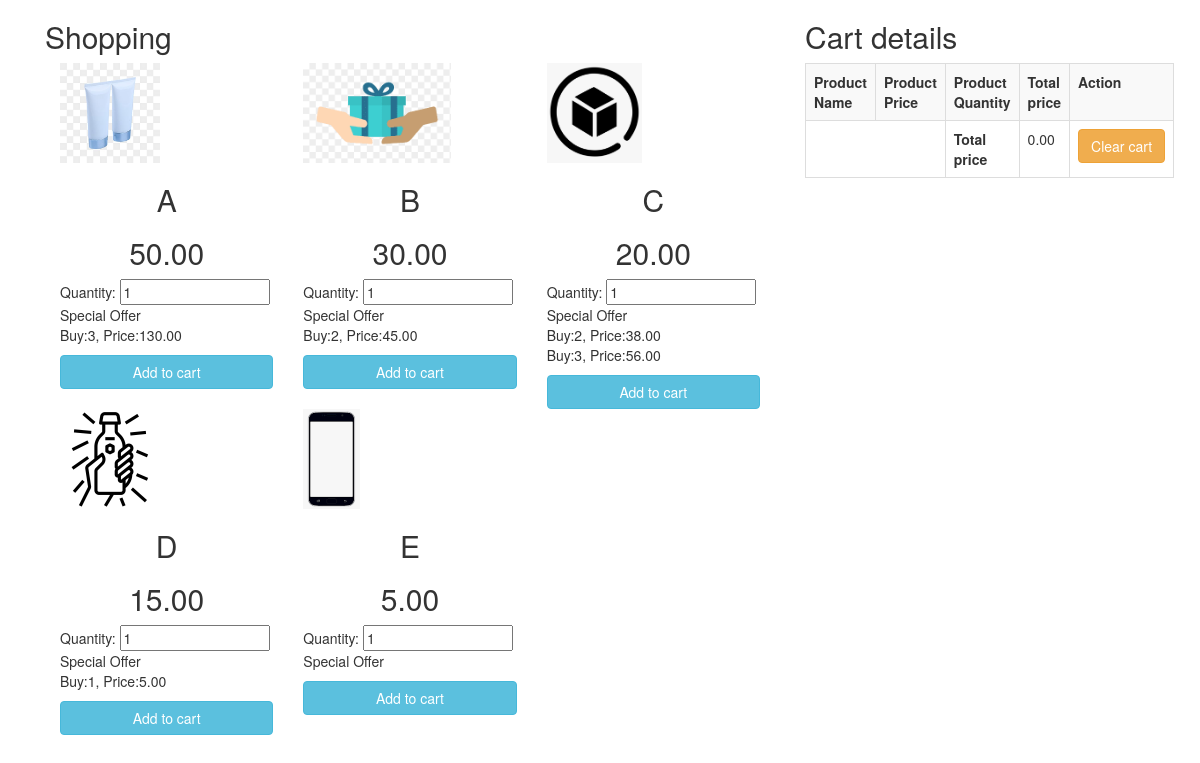
The page / on the database its author committed.
### tables this page shows
CREATE TABLE `products` (
  `id` int(10) NOT NULL AUTO_INCREMENT,
  `item` varchar(25) NOT NULL,
  `unit_price` decimal(10,2) NOT NULL,
  `image` varchar(500) NOT NULL,
  PRIMARY KEY (`id`)
);

CREATE TABLE `special_offers` (
  `id` int(10) NOT NULL AUTO_INCREMENT,
  `product_id` int(10) NOT NULL,
  `unit` int(10) NOT NULL,
  `price` decimal(10,2) NOT NULL,
  `linked_product_price` int(10) DEFAULT NULL,
  `offer_status` enum('0','1') NOT NULL DEFAULT '0',
  PRIMARY KEY (`id`)
);

### config/Database.php (called while the page is built, shortened)
<?php
Class Database
{
	private $host = 'localhost';
	private $db_name = 'checkout';
	private $username = 'root';
	private $password = 'rooT@123';
	public function connect()
	{
		$this->conn = mysqli_connect($this->host,$this->username,$this->password,$this->db_name);
		return $this->conn;
	}
}
?>

### classes/Crud.php (called while the page is built, shortened)
<?php
include './config/Database.php';
Class Crud{
	private $db;
	public function __construct($database){
		$this->db = $database->connect();
	}
	public function getRecord(){
    $response = array();
    $query = 'SELECT p.item, p.unit_price,p.image, p.id FROM products p';
		$resultset = mysqli_query($this->db, $query)
		or die("database error:". mysqli_error($this->db));
		while($rows = mysqli_fetch_assoc($resultset))
		{
			extract($rows);
			$post_item = array(
				'product_id' => $id,
				'title' => $item,
				'unit_price' => $unit_price,
				'image' => $image
			);
			$response['products'][] = $post_item;
		}
		$queryOffer = "select so.product_id, so.unit, so.price, so.linked_product_price, so.offer_status from special_offers as so where so.offer_status = '1'";
		$resultset_offer = mysqli_query($this->db, $queryOffer)
		or die("database error:". mysqli_error($this->db));
		while($rows_offer = mysqli_fetch_assoc($resultset_offer))
		{
			extract($rows_offer);
			$post_item_offer[$product_id][] = array(
				'product_id' => $product_id,
				'so_unit' => $unit,
				'so_price' => $price,
				'so_linked_product_price' => $linked_product_price
			);
			$response['special_offers'] = $post_item_offer;
		}
		return $response;
	}
}
$crubObj = new Crud(new db);
?>

### index.php (the view, shortened to what this page needs)
<?php
include_once 'classes/Crud.php';
$result = $crubObj->getRecord();
?>
<!DOCTYPE html>
<html>
<head>
	<link rel="stylesheet" type="text/css" href="https://maxcdn.bootstrapcdn.com/bootstrap/3.4.1/css/bootstrap.min.css">
</head>
<body>
	<div class="container">
		<div class="col-md-12">
			<div class="row">
				<div class="col-md-8">
					<h2>Shopping</h2>
					<div class="col-md-12">
						<div class="row">
							<?php foreach ($result['products'] as $result_products) {
							 ?>
								<div class="col-md-4">
								<form method="POST" action="index.php?id=<?php echo $result_products['product_id']; ?>">
									<img src="img/<?php echo $result_products['image']; ?>" style="height: 100px;">
									<h2 class="text-center"><?php echo  $result_products['title'];?></h2>
									<h2 class="text-center"><?php echo  number_format($result_products['unit_price'], 2);?></h2>
									Quantity: <input style="width: 150px;" type="text" name="quantity" value="1">
									<div class="row">
									<div class="col-md-12 pull-left">
										<p>
										<?php
										echo 'Special Offer <br />';
										if(isset($result['special_offers'])){
											foreach($result['special_offers'][$result_products['product_id']] as $offers){
												echo 'Buy:'.$offers['so_unit'].', ';
												echo 'Price:'.$offers['so_price']."<br />";
											}
										}
										?>
										</p>
									</div>
									</div>
									<input type="submit" name="add_cart" class="btn btn-info btn-block" value="Add to cart">
								</form>
								</div>
							<?php } ?>
						</div>
					</div>
				</div>
				<div class="col-md-4">
					<h2>Cart details</h2>
					<?php
						$total = 0;
						$output = '';
						$output .= "
							<table class='table table-bordered table-striped'>
								<tr>
									<th>Product Name</th>
									<th>Product Price</th>
									<th>Product Quantity</th>
									<th>Total price</th>
									<th>Action</th>
								</tr>
						";
						$output .= "
							<tr>
								<td colspan=2></td>
								<td><b>Total price</b></td>
								<td>".number_format($total, 2)."</td>
								<td>
									<a href='index.php?action=clearcart'>
										<button class='btn btn-warning'>Clear cart</button>
									</a>
								</td>
							</tr>
						";
						$output .= "</table>";
						echo $output;
					?>
				</div>
			</div>
		</div>
	</div>
</body>
</html>

### rows shown on the page
products: image (picture), item "A", unit_price "50.00"
special_offers: unit "3", price "130.00"
products: image (picture), item "B", unit_price "30.00"
special_offers: unit "2", price "45.00"
products: image (picture), item "C", unit_price "20.00"
special_offers: unit "2", price "38.00"
special_offers: unit "3", price "56.00"
products: image (picture), item "D", unit_price "15.00"
special_offers: unit "1", price "5.00"
products: image (picture), item "E", unit_price "5.00"

### other values the page prints
$total "0.00"
